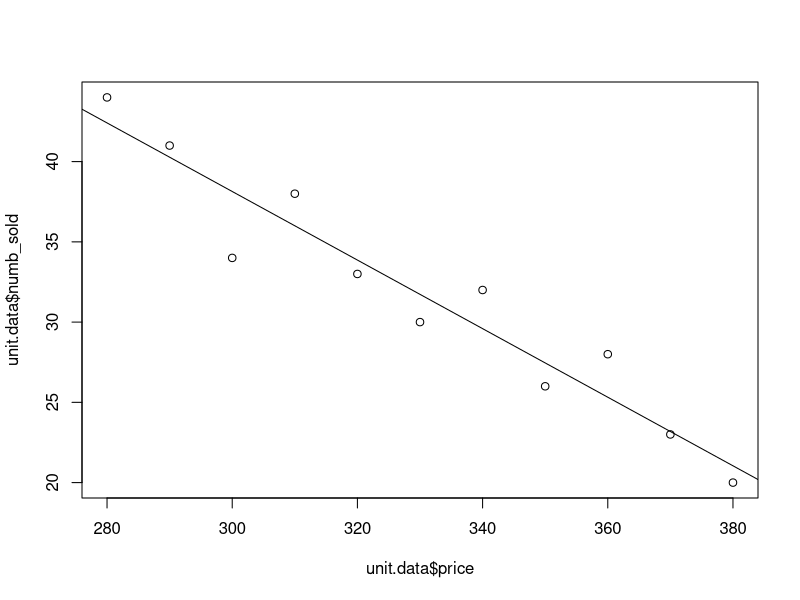
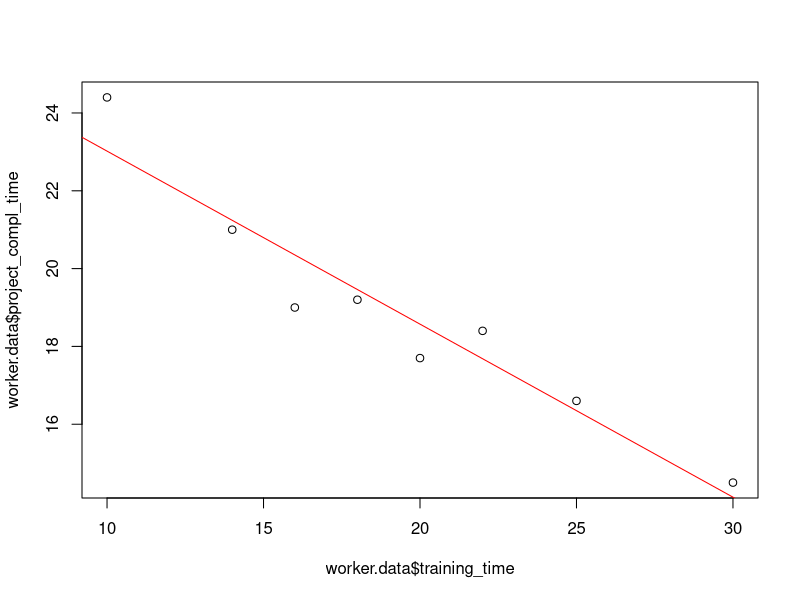

Write the R code that produced these figures, in order.
# StatQuest youtube

## SIMPLE(ONE VARIABLE) LINEAR REGRESSION MODEL

# A new type of washing machine was recently introduced in 11 department stores. 
# These stores are of roughly equal size and are located in similar types of communities. 
# The manufacturer varied the price charged in each store, and the following data, 
# giving the number of units sold in 1 month for each of the different prices, resulted.
unit.data <- data.frame(price = c(280,290,300,310,320,330,340,350,360,370,380),
                        numb_sold = c(44,41,34,38,33,30,32,26,28,23,20))

plot(unit.data$price, unit.data$numb_sold)
unit.regression <- lm(numb_sold ~ price, data = unit.data)
summary(unit.regression)
abline(unit.regression)

# A plot of the number of units sold y versus the price x for these 11 data pairs.
# The resulting scatter diagram indicates that, sub- ject to random error,
# the assumption of a straight-line relationship between the number of units sold and the price appears to be reasonable.
# That is, a simple linear regression model appears to be appropriate.

#############

# Suppose that the responses Y_i corresponding to the input values x_i, i = 1,2,...,n
# are to be observed and used to estimate the parameters alpha and beta in a simpe linear regression model
# Y = alpha + beta*x + e

# beta_hat = sum_i=1_n (x_i - x_bar)(Y_i - Y_bar) / sum_i=1_n (x_i - x_bar)^2
# alpha_hat = Y_bar - beta_hat*x_bar

# x_bar = sum_i=1_n x_i / n
# Y_bar = sum_i=1_n Y_i / n

# y = a_har + b_hat*x
# b_hat == slope, a_hat == intercept

#A large midwestern bank is planning on introducing a new word processing system to its secretarial staff.
# To learn about the amount of training that is needed to effectively implement the new system, 
# the bank chose eight employees of roughly equal skill. 
# These workers were trained for different amounts of time and were then individually put to work on a given project. 
# The following data indicate the training times and the resulting times (both in hours) 
# that it took each worker to complete the project.


worker.data <- data.frame(training_time = c(22,18,30,16,25,20,10,14),
                          project_compl_time = c(18.4,19.2,14.5,19.0,16.6,17.7,24.4,21.0))

plot(worker.data$training_time, worker.data$project_compl_time)
worker.regression <- lm(project_compl_time ~ training_time, data = worker.data)
summary(worker.regression)
attributes((worker.regression))
abline(worker.regression, col = "red")

worker.regression$coefficients[1]
worker.regression$coefficients[2]

# a) What is the estimated regression line?
# Y = worker,regression$coefficients[[1]] + worker.coefficients[[2]] * x
# Y = 27.46608 - 0.444700*x
#.    alpha.      beta.  variable. 
# Precict the amount of time it would take a worker who receives 28 hours of training to complete the project?

hours_28 <- data.frame(training_time = c(28)) # data.frame with new independent variable for training time
predict(worker.regression, newdata = hours_28) # prediction args: linear model made before, new data is the points intrested
# 15.01446 (hours)

# OR by hand
# alpha + (training_time)*beta = 27.46608 - 28*(0.444700) = 15.01448

# Predict the amount of time it would take a worker who receives 50 hours of training to complete the project.

# Question asks for prediction of value 50 which is far greater than all the input values in our data set.
# As a result, even though the scatter diagram indicates a straigth-line fit,
# WE SHOULD BE NOT ESTIMATING VALUES THIS FAR OF OUR VALUES!!!

# ** Warning: Do not use the estimated regression line to predict responses at input values **
# ** that are far outside the range of the ones used to obtain this line. **

## TESTING THE HYPOTHESIS THAT BETA = 0

#H_0 beta = 0, H_1 beta != 0

# sqrt( ((n-2)*S_xx) / SS_R) * (beta_hat - beta)
# has a t distribtion with n - 2 degrees of freedom
# it follows that if H_0 == TRUE beta = 0 then,
# sqrt( ((n-2)*S_xx) / SS_R) * beta_hat
# has a t distribution with n - 2 degrees of freedom
